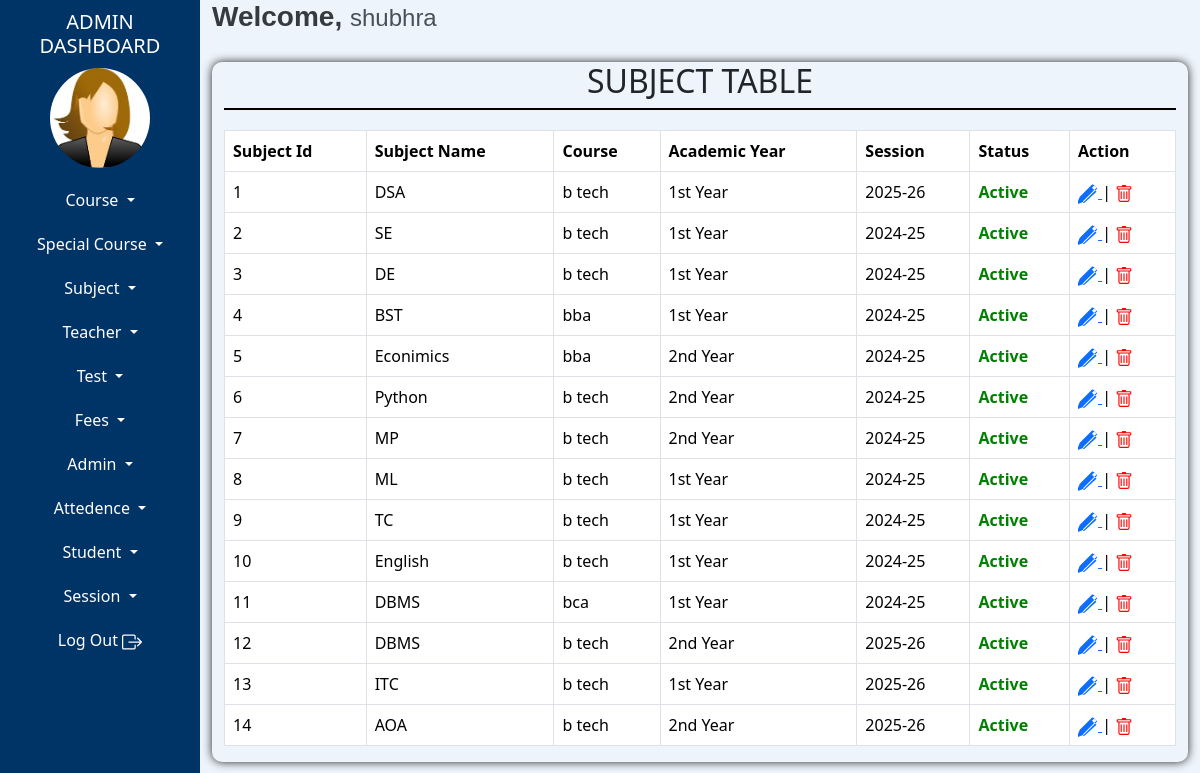
The app's page /admin/subject-table.php (signed in) with its own data.
### tables this page shows
CREATE TABLE `tblsubject` (
  `subjectId` int(10) NOT NULL AUTO_INCREMENT,
  `subjectName` text NOT NULL,
  `courseId` int(10) NOT NULL,
  `academicYearId` int(10) NOT NULL,
  `sessionId` int(10) NOT NULL,
  `status` int(1) NOT NULL,
  `addedIpAddress` text NOT NULL,
  `addedDateTime` datetime NOT NULL,
  `updatedIpAddress` text NOT NULL,
  `updatedDateTime` datetime NOT NULL,
  PRIMARY KEY (`subjectId`)
);

CREATE TABLE `tblcourse` (
  `courseId` int(10) NOT NULL AUTO_INCREMENT,
  `courseName` varchar(100) NOT NULL,
  `courseDuration` varchar(10) NOT NULL,
  `sessionId` int(10) NOT NULL,
  PRIMARY KEY (`courseId`)
);

CREATE TABLE `tblacademicyear` (
  `academicYearId` int(10) NOT NULL AUTO_INCREMENT,
  `academicYearName` text NOT NULL,
  `addedIpAddress` varchar(100) NOT NULL,
  `addedDateTime` datetime NOT NULL,
  `updatedIpAddress` varchar(100) NOT NULL,
  `updatedDatetime` datetime NOT NULL,
  PRIMARY KEY (`academicYearId`)
);

CREATE TABLE `tblsession` (
  `sessionId` int(10) NOT NULL AUTO_INCREMENT,
  `sessionName` varchar(15) NOT NULL,
  `addedIpAddress` varchar(100) NOT NULL,
  `addedDateTime` datetime NOT NULL,
  `updatedIpAddress` varchar(100) NOT NULL,
  `updatedDateTime` datetime NOT NULL,
  `status` int(2) NOT NULL,
  PRIMARY KEY (`sessionId`)
);

### admin/fun-specialchar.php (called while the page is built)
<?php
function textSafe($text)
{
    return htmlspecialchars($text, ENT_QUOTES, 'UTF-8');
}
?>

### admin/subject-table.php (the view, shortened to what this page needs)
<?php
include "admin-dashboard-top.php";
include "admin-dashboard-content.php";
include "fun-specialchar.php";
$query = "SELECT * FROM tblsubject";
$stmt = $conn->prepare($query);
$stmt->execute();
?>
<!doctype html>
<html lang="en">
<head>
<link href="https://cdn.jsdelivr.net/npm/bootstrap@5.3.3/dist/css/bootstrap.min.css" rel="stylesheet">
</head>
<body>
<div class="container-fluid">
    <div class="row">
        <div class="tbl-content">
            <div class="tbl-heading">
                <h2>SUBJECT TABLE</h2>
            </div>
            <table class="table table-hover table-bordered">
                <thead>
                    <tr>
                        <th scope="col">Subject Id</th>
                        <th scope="col">Subject Name</th>
                        <th scope="col">Course</th>
                        <th scope="col">Academic Year</th>
                        <th scope="col">Session</th>
                        <th scope="col">Status</th>
                        <th scope="col">Action</th>
                    </tr>
                </thead>
                <tbody>
                    <?php while($result=$stmt->fetch()) { ?>
                    <tr>
                        <td><?php echo $result['subjectId']; ?></td>
                        <td><?php echo textSafe($result['subjectName']); ?></td>
                        <td>
                            <?php
                            $courseId = $result['courseId'];
                            $stmt2 = $conn->prepare("SELECT * FROM tblcourse WHERE courseId=:courseId");
                            $stmt2->bindParam(":courseId",$courseId);
                            $stmt2->execute();
                            $row = $stmt2->fetch();
                            echo $row["courseName"];
                            ?>
                        </td>
                        <td>
                            <?php
                            $academicYearId = $result['academicYearId'];
                            $yearstmt = $conn->prepare("SELECT * FROM tblAcademicYear WHERE academicYearId=:academicYearId");
                            $yearstmt->bindParam(":academicYearId",$academicYearId);
                            $yearstmt->execute();
                            $year = $yearstmt->fetch();
                            echo $year['academicYearName'];
                            ?>
                        </td>
                        <td>
                            <?php
                            $sessionId = $result['sessionId'];
                            $sessionstmt = $conn->prepare("SELECT * FROM tblsession WHERE sessionId=:sessionId");
                            $sessionstmt->bindParam(":sessionId",$sessionId);
                            $sessionstmt->execute();
                            $session = $sessionstmt->fetch();
                            echo $session['sessionName'];
                            ?>
                        </td>
                        <td>
                            <?php
                            if ($result['status'] == 1) {
                                echo '<span style="color: green; font-weight: bold;">Active</span>';
                            } else {
                                echo '<span style="color: red; font-weight: bold;">Inactive</span>';
                            }
                            ?>
                        </td>
                        <td>
                            <a href="edit-subject.php?subjectId=<?php echo $result['subjectId']; ?>">
                            </a>
                             |
                            <a href="delete-subject.php?subjectId=<?php echo $result['subjectId']; ?>" style="color: red; text-decoration: none;">
                            </a>
                        </td>
                    </tr>
                    <?php } ?>
                </tbody>
            </table>
        </div>
    </div>
</div>
<?php
include "admin-dashboard-footer.php";
?>
</body>
</html>

### admin/admin-dashboard-content.php (shortened to what this page needs)
<link href="https://cdn.jsdelivr.net/npm/bootstrap@5.3.3/dist/css/bootstrap.min.css" rel="stylesheet">
  </head>
  <body>
    <div class="container-fluid">
        <div class="row">
            <div class="col-md-2  left-side">
                <div class="heading">
                    <h5>ADMIN DASHBOARD</h5>
                </div>
                <div class="image">
                    <a href="admin-dashboard.php">
                    <?php
                        $query = "select * from tbladmin where adminId=:adminId";
                        $stmt=$conn->prepare($query);
                        $stmt->bindParam(":adminId",$adminId);
                        $stmt->execute();
                        $result = $stmt->fetch();
                        if (!empty($result['picture']))
                        {
                        	echo '<img src="'.$result['picture'].'" style=" height: 100px;" />';
                        }
                        else
                        {
                        	if ($result['adminGender'] == '1')
                        	{
                        		echo '<img src="images/female-logo.jpg" alt="Male" style="height: 100px; width: 100px;" />';
                        	}
                        	elseif ($result['adminGender'] == '2')
                        	{
                        		echo '<img src="images/male-logo.jpg" alt="Female" style="height: 100px; width: 100px;" />';
                        	}
                        }
                    ?>
                    </a>
                </div>
                <div class="buttons">
                    <div class="dropdown ">
                      <button class="btn dropdown-toggle w-100 nav-link left-btn" type="button" data-bs-toggle="dropdown" aria-expanded="false">
                        Course
                      </button>
                    </div>
                    <div class="dropdown ">
                      <button class="btn dropdown-toggle w-100 nav-link left-btn" type="button" data-bs-toggle="dropdown" aria-expanded="false">
                        Special Course
                      </button>
                    </div>
                    <div class="dropdown ">
                      <button class="btn dropdown-toggle w-100 nav-link left-btn" type="button" data-bs-toggle="dropdown" aria-expanded="false">
                        Subject
                      </button>
                    </div>
                    <div class="dropdown ">
                      <button class="btn dropdown-toggle w-100 nav-link left-btn" type="button" data-bs-toggle="dropdown" aria-expanded="false">
                        Teacher
                      </button>
                    </div>
                    <div class="dropdown ">
                      <button class="btn dropdown-toggle w-100 nav-link left-btn" type="button" data-bs-toggle="dropdown" aria-expanded="false">
                        Test
                      </button>
                    </div>
                    <div class="dropdown ">
                      <button class="btn dropdown-toggle w-100 nav-link left-btn" type="button" data-bs-toggle="dropdown" aria-expanded="false">
                        Fees
                      </button>
                    </div>
                    <div class="dropdown ">
                      <button class="btn dropdown-toggle w-100 nav-link left-btn" type="button" data-bs-toggle="dropdown" aria-expanded="false">
                        Admin
                      </button>
                    </div>
                    <div class="dropdown ">
                      <button class="btn dropdown-toggle w-100 nav-link left-btn" type="button" data-bs-toggle="dropdown" aria-expanded="false">
                        Attedence
                      </button>
                    </div>
                    <div class="dropdown ">
                      <button class="btn dropdown-toggle w-100 nav-link left-btn" type="button" data-bs-toggle="dropdown" aria-expanded="false">
                        Student
                      </button>
                    </div>
                    <div class="dropdown ">
                      <button class="btn dropdown-toggle w-100 nav-link left-btn" type="button" data-bs-toggle="dropdown" aria-expanded="false">
                        Session
                      </button>
                    </div>
                    <a href="logout-admin.php" class="btn left-btn w-100 nav-link">
                        Log Out
                    </a>
                </div>
            </div>
            <div class="col-md-10 col-sm-10 right-side">
                <div>
                    <h3 class="welcome-text">Welcome, <span class="admin-name"><?php echo $result['adminName']; ?></span></h3>
                </div>

### admin/admin-dashboard-content.php (style rules this page uses)
.left-side { background-color:#003366; color:white; height:200vh; }
.heading { text-align:center; margin:10px auto; }
.image { display:flex; justify-content:center; }
.image img { border-radius:60px; }
.left-btn { color:white; transition: background-color 0.3s ease; margin-top:20px; }
.right-side { background-color:#edf4fb; }
.welcome-text { font-family: 'Poppins', sans-serif; font-size: 28px; font-weight: 600; color: #343a40; }
.admin-name { font-family: 'Montserrat', sans-serif; font-size: 24px; font-weight: 400; color: #495057; }

### admin/subject-table.php (style rules this page uses)
.tbl-heading { text-align:center; border-bottom:2px solid black; margin-bottom:20px; }
.tbl-content { box-shadow:0 0 10px; margin-top:20px; border-radius:10px; }

### records on screen
tblsubject: subjectId "1", subjectName "DSA", courseId.courseName "b tech", academicYearId.academicYearName "1st Year", sessionId.sessionName "2025-26", status "Active"
tblsubject: subjectId "2", subjectName "SE", courseId.courseName "b tech", academicYearId.academicYearName "1st Year", sessionId.sessionName "2024-25", status "Active"
tblsubject: subjectId "3", subjectName "DE", courseId.courseName "b tech", academicYearId.academicYearName "1st Year", sessionId.sessionName "2024-25", status "Active"
tblsubject: subjectId "4", subjectName "BST", courseId.courseName "bba", academicYearId.academicYearName "1st Year", sessionId.sessionName "2024-25", status "Active"
tblsubject: subjectId "5", subjectName "Econimics", courseId.courseName "bba", academicYearId.academicYearName "2nd Year", sessionId.sessionName "2024-25", status "Active"
tblsubject: subjectId "6", subjectName "Python", courseId.courseName "b tech", academicYearId.academicYearName "2nd Year", sessionId.sessionName "2024-25", status "Active"
tblsubject: subjectId "7", subjectName "MP", courseId.courseName "b tech", academicYearId.academicYearName "2nd Year", sessionId.sessionName "2024-25", status "Active"
tblsubject: subjectId "8", subjectName "ML", courseId.courseName "b tech", academicYearId.academicYearName "1st Year", sessionId.sessionName "2024-25", status "Active"
tblsubject: subjectId "9", subjectName "TC", courseId.courseName "b tech", academicYearId.academicYearName "1st Year", sessionId.sessionName "2024-25", status "Active"
tblsubject: subjectId "10", subjectName "English", courseId.courseName "b tech", academicYearId.academicYearName "1st Year", sessionId.sessionName "2024-25", status "Active"
tblsubject: subjectId "11", subjectName "DBMS", courseId.courseName "bca", academicYearId.academicYearName "1st Year", sessionId.sessionName "2024-25", status "Active"
tblsubject: subjectId "12", subjectName "DBMS", courseId.courseName "b tech", academicYearId.academicYearName "2nd Year", sessionId.sessionName "2025-26", status "Active"
tblsubject: subjectId "13", subjectName "ITC", courseId.courseName "b tech", academicYearId.academicYearName "1st Year", sessionId.sessionName "2025-26", status "Active"
tblsubject: subjectId "14", subjectName "AOA", courseId.courseName "b tech", academicYearId.academicYearName "2nd Year", sessionId.sessionName "2025-26", status "Active"

### other values on screen
$result['adminName'] "shubhra"
